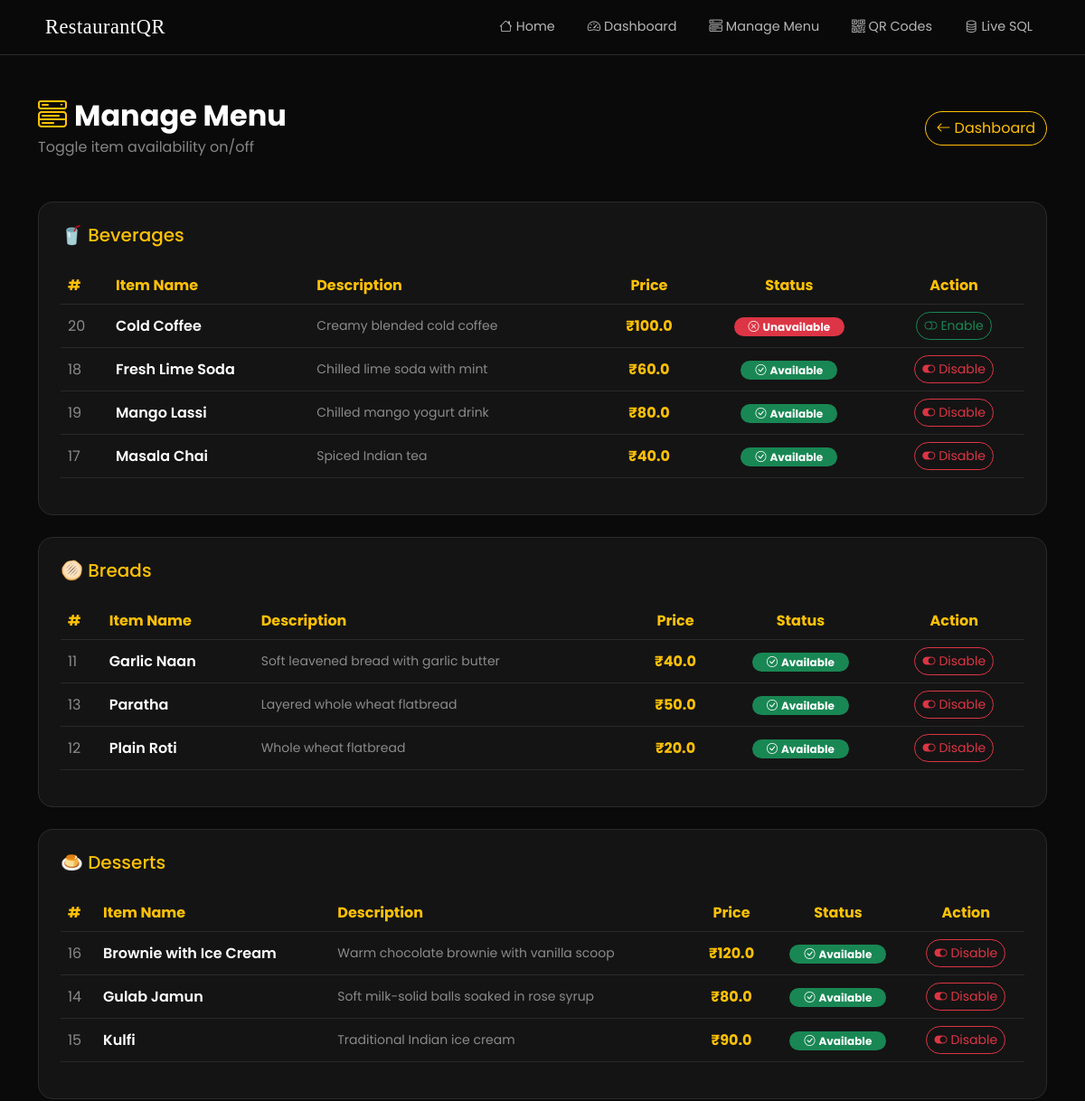
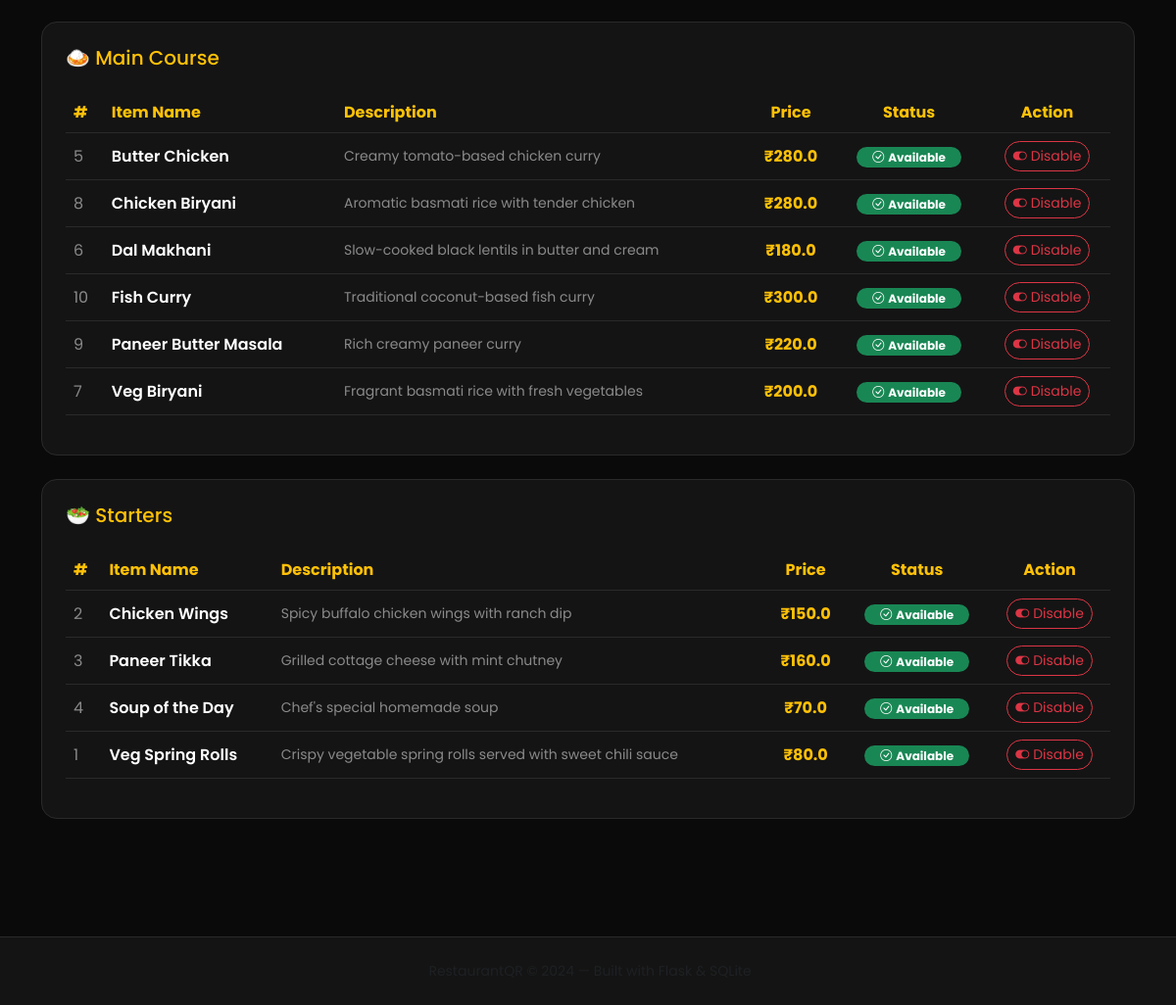
/admin/menu, run on the app's committed database (2 pictures, top to bottom).
### tables this page shows
CREATE TABLE menu (
            item_id    INTEGER PRIMARY KEY AUTOINCREMENT,
            item_name  TEXT    NOT NULL,
            price      REAL    NOT NULL,
            category   TEXT    NOT NULL,
            description TEXT   DEFAULT '',
            available  INTEGER NOT NULL DEFAULT 1   -- 1=yes, 0=no
        );

### app.py (the view)
@app.route("/admin/menu")
def admin_menu():
    conn = get_db()
    items = conn.execute(
        "SELECT * FROM menu ORDER BY category, item_name"
    ).fetchall()
    conn.close()
    return render_template("admin_menu.html", items=items)

### app.py (called while the page is built)
def get_db():
    conn = sqlite3.connect(DATABASE)
    return LoggingConnection(conn)

    def execute(self, sql, params=()):
        skip_prefixes = ("PRAGMA",)
        sql_clean = sql.strip()
        if not any(sql_clean.upper().startswith(p) for p in skip_prefixes):
            try:
                from flask import request as _req
                route = _req.path
            except Exception:
                route = "(init)"
            entry = {
                "sql":       sql_clean,
                "params":    list(params) if params else [],
                "timestamp": datetime.now().strftime("%H:%M:%S"),
                "route":     route,
                "rows":      None,   # filled in after fetch
            }
            SQL_LOG.append(entry)
            if len(SQL_LOG) > MAX_LOG_ENTRIES:
                SQL_LOG.pop(0)
        return self._conn.execute(sql, params)

    def close(self):
        self._conn.close()

### templates/admin_menu.html (shortened to what this page needs)
{% extends "base.html" %}
{% block content %}
<div class="container py-5">
  <div class="d-flex align-items-center justify-content-between mb-5">
    <div>
      <h2 class="text-white fw-bold mb-1">
        <i class="bi bi-menu-button-wide text-warning me-2"></i>Manage Menu
      </h2>
      <p class="text-white-50 mb-0">Toggle item availability on/off</p>
    </div>
    <a href="/admin" class="btn btn-outline-warning rounded-pill">
      <i class="bi bi-arrow-left me-1"></i>Dashboard
    </a>
  </div>
  {% set categories = items | groupby('category') %}
  {% for cat_name, cat_items in categories %}
  <div class="dark-card rounded-4 p-4 mb-4">
    <h5 class="text-warning mb-4">
      {% if cat_name == 'Starters' %}🥗{% elif cat_name == 'Main Course' %}🍛
      {% elif cat_name == 'Breads' %}🫓{% elif cat_name == 'Desserts' %}🍮
      {% elif cat_name == 'Beverages' %}🥤{% else %}🍽️{% endif %}
      {{ cat_name }}
    </h5>
    <div class="table-responsive">
      <table class="table table-dark table-hover align-middle">
        <thead>
          <tr class="border-bottom border-secondary">
            <th class="text-warning">#</th>
            <th class="text-warning">Item Name</th>
            <th class="text-warning">Description</th>
            <th class="text-warning text-center">Price</th>
            <th class="text-warning text-center">Status</th>
            <th class="text-warning text-center">Action</th>
          </tr>
        </thead>
        <tbody>
          {% for item in cat_items %}
          <tr>
            <td class="text-white-50">{{ item.item_id }}</td>
            <td class="text-white fw-semibold">{{ item.item_name }}</td>
            <td class="text-white-50 small">{{ item.description }}</td>
            <td class="text-warning text-center fw-bold">₹{{ item.price }}</td>
            <td class="text-center">
              {% if item.available %}
                <span class="badge bg-success rounded-pill px-3">
                  <i class="bi bi-check-circle me-1"></i>Available
                </span>
              {% else %}
                <span class="badge bg-danger rounded-pill px-3">
                  <i class="bi bi-x-circle me-1"></i>Unavailable
                </span>
              {% endif %}
            </td>
            <td class="text-center">
              <a href="/admin/menu/toggle/{{ item.item_id }}"
                 class="btn btn-sm rounded-pill
                 {% if item.available %}btn-outline-danger{% else %}btn-outline-success{% endif %}">
                {% if item.available %}
                  <i class="bi bi-toggle-on me-1"></i>Disable
                {% else %}
                  <i class="bi bi-toggle-off me-1"></i>Enable
                {% endif %}
              </a>
            </td>
          </tr>
          {% endfor %}
        </tbody>
      </table>
    </div>
  </div>
  {% endfor %}
</div>
{% endblock %}

### static/css/style.css (style rules this page uses)
*, *::before, *::after { box-sizing: border-box; margin: 0; padding: 0; }
:root { --gold: #ffc107; --gold-light: #ffe082; --dark-bg: #0a0a0a; --dark-card: #141414; --dark-card2: #1a1a1a; --dark-border:#2a2a2a; --text-muted: rgba(255,255,255,0.45); }
html { scroll-behavior: smooth; }
body { font-family: 'Poppins', sans-serif; background-color: var(--dark-bg); color: #fff; min-height: 100vh; }
.dark-card { background: var(--dark-card); border: 1px solid var(--dark-border); }
.table-dark { --bs-table-bg: transparent; --bs-table-border-color: var(--dark-border); }
.table-dark td, .table-dark th { border-color: var(--dark-border); }

### data on the page
menu: category "Beverages", item_id "20", item_name "Cold Coffee", description "Creamy blended cold coffee", price "100.0", available 0 (drawn)
menu: item_id "18", item_name "Fresh Lime Soda", description "Chilled lime soda with mint", price "60.0", available 1 (drawn)
menu: item_id "19", item_name "Mango Lassi", description "Chilled mango yogurt drink", price "80.0", available 1 (drawn)
menu: item_id "17", item_name "Masala Chai", description "Spiced Indian tea", price "40.0", available 1 (drawn)
menu: category "Breads", item_id "11", item_name "Garlic Naan", description "Soft leavened bread with garlic butter", price "40.0", available 1 (drawn)
menu: item_id "13", item_name "Paratha", description "Layered whole wheat flatbread", price "50.0", available 1 (drawn)
menu: item_id "12", item_name "Plain Roti", description "Whole wheat flatbread", price "20.0", available 1 (drawn)
menu: category "Desserts", item_id "16", item_name "Brownie with Ice Cream", description "Warm chocolate brownie with vanilla scoop", price "120.0", available 1 (drawn)
menu: item_id "14", item_name "Gulab Jamun", description "Soft milk-solid balls soaked in rose syrup", price "80.0", available 1 (drawn)
menu: item_id "15", item_name "Kulfi", description "Traditional Indian ice cream", price "90.0", available 1 (drawn)
menu: category "Main Course", item_id "5", item_name "Butter Chicken", description "Creamy tomato-based chicken curry", price "280.0", available 1 (drawn)
menu: item_id "8", item_name "Chicken Biryani", description "Aromatic basmati rice with tender chicken", price "280.0", available 1 (drawn)
menu: item_id "6", item_name "Dal Makhani", description "Slow-cooked black lentils in butter and cream", price "180.0", available 1 (drawn)
menu: item_id "10", item_name "Fish Curry", description "Traditional coconut-based fish curry", price "300.0", available 1 (drawn)
menu: item_id "9", item_name "Paneer Butter Masala", description "Rich creamy paneer curry", price "220.0", available 1 (drawn)
menu: item_id "7", item_name "Veg Biryani", description "Fragrant basmati rice with fresh vegetables", price "200.0", available 1 (drawn)
menu: category "Starters", item_id "2", item_name "Chicken Wings", description "Spicy buffalo chicken wings with ranch dip", price "150.0", available 1 (drawn)
menu: item_id "3", item_name "Paneer Tikka", description "Grilled cottage cheese with mint chutney", price "160.0", available 1 (drawn)
menu: item_id "4", item_name "Soup of the Day", description "Chef's special homemade soup", price "70.0", available 1 (drawn)
menu: item_id "1", item_name "Veg Spring Rolls", description "Crispy vegetable spring rolls served with sweet chili sauce", price "80.0", available 1 (drawn)
